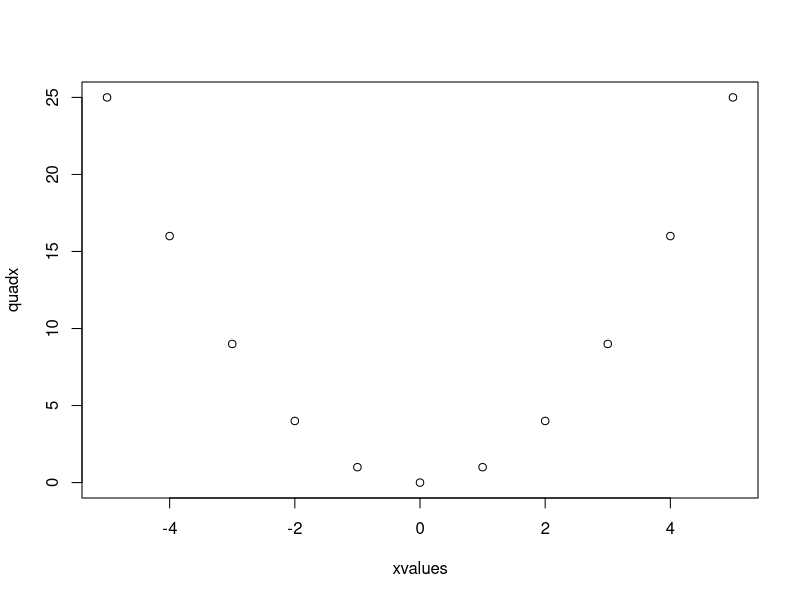
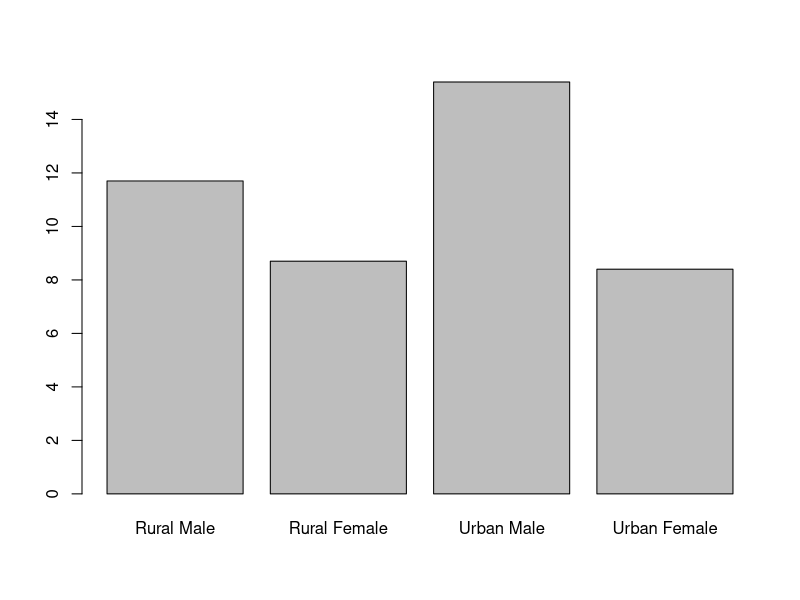
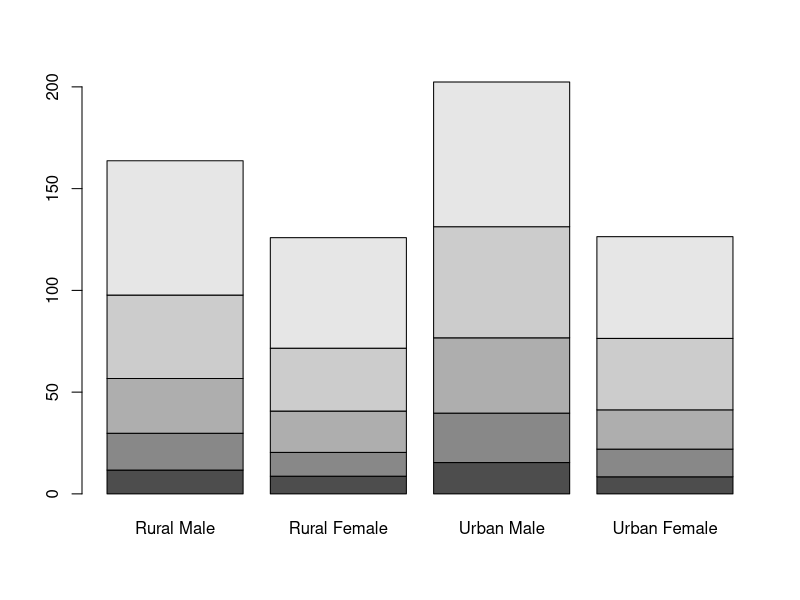
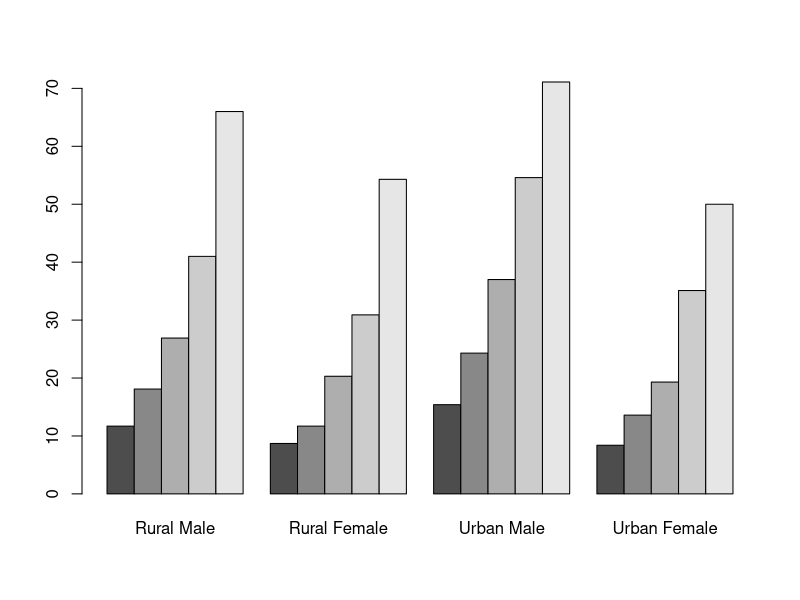
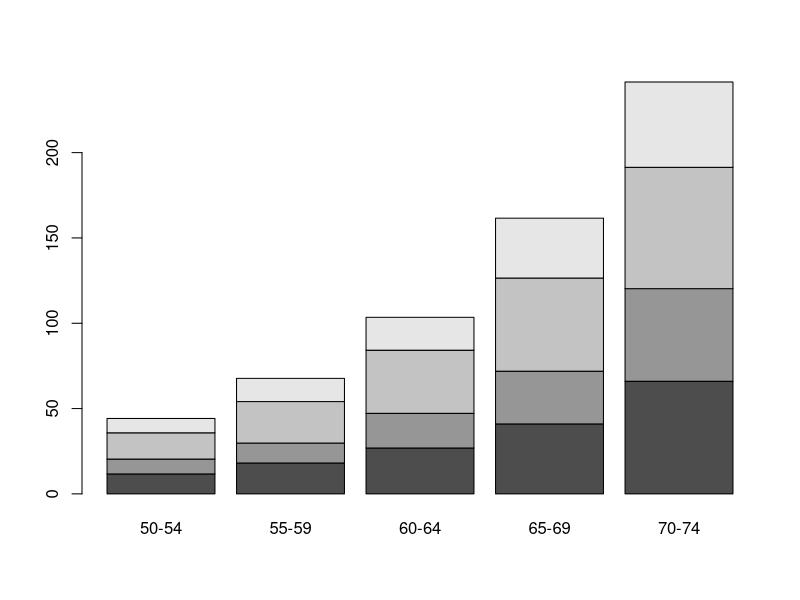
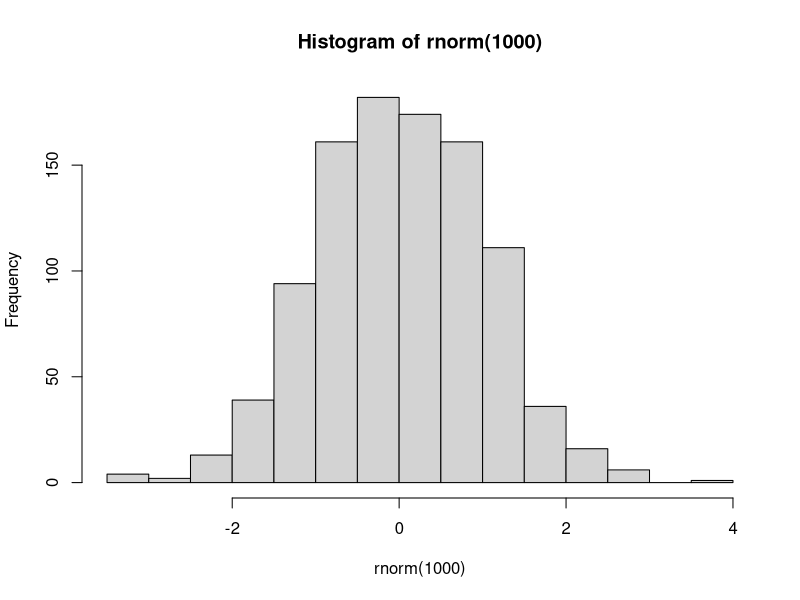
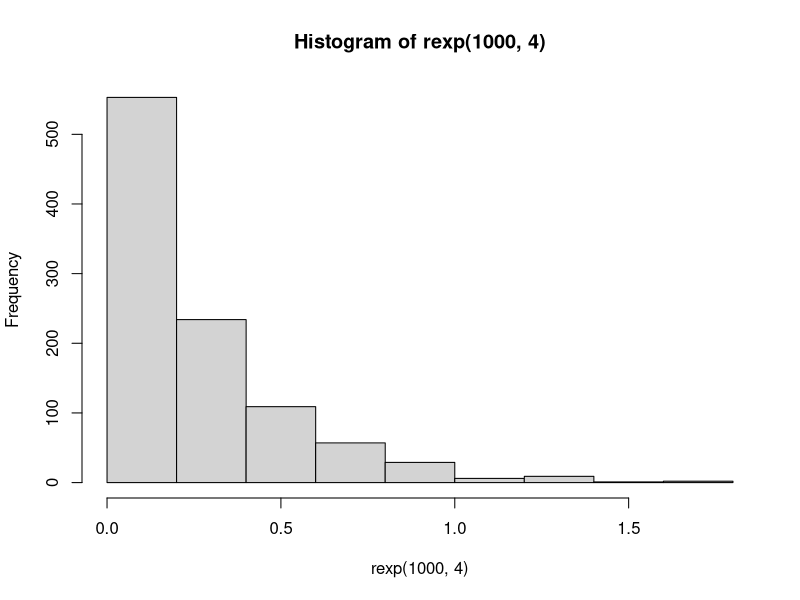
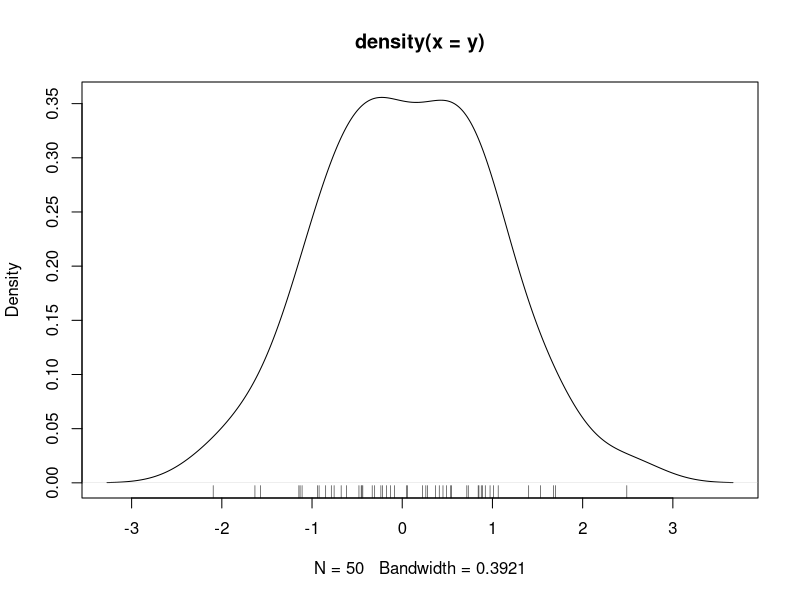

These figures' R source, in order:
## ---- chunk 1
#| echo: true 
#| eval: true
#| message: false
#| warning: false
#| error: true 

xvalues <- -5:5
quadx <- xvalues^2
plot(xvalues,quadx, type="p")
## ---- chunk 2
#| echo: true 
#| eval: true
#| message: false
#| warning: false
#| error: true 

data(VADeaths)
help(VADeaths)
VADeaths[1,]
barplot(VADeaths[1,])
VADeaths
barplot(VADeaths)
barplot(VADeaths,beside = TRUE)
t(VADeaths)
barplot(t(VADeaths))
## ---- chunk 3
#| echo: true 
#| eval: true
#| message: false
#| warning: false
#| error: true 

rnorm(10)
## ---- chunk 4
#| echo: true 
#| eval: true
#| message: false
#| warning: false
#| error: true 

hist(rnorm(1000))
## ---- chunk 5
#| echo: true 
#| eval: true
#| message: false
#| warning: false
#| error: true 

hist(rexp(1000,4))
## ---- chunk 6
#| echo: true 
#| eval: true
#| message: false
#| warning: false
#| error: true 

y <- rnorm(50)
plot(density(y))
rug(y)
## ---- chunk 7
#| echo: true 
#| eval: true
#| message: false
#| warning: false
#| error: true 

data(OrchardSprays)
help(OrchardSprays)
boxplot(decrease ~ treatment, data = OrchardSprays)
boxplot(decrease ~ treatment, data = OrchardSprays, horizontal = TRUE)
boxplot(decrease ~ treatment, data = OrchardSprays,
        log="y", col="bisque")
## ---- chunk 8
#| echo: true 
#| eval: true
#| message: false
#| warning: false
#| error: true 

qqnorm(OrchardSprays$decrease)
qqnorm(log(OrchardSprays$decrease))
## ---- chunk 9
#| echo: false 
#| eval: true
#| message: false
#| warning: false
#| error: true 

data(OrchardSprays)
## ---- chunk 10
#| echo: true 
#| eval: true
#| message: false
#| warning: false
#| error: true 

lambda <- 1 / mean(OrchardSprays$decrease)
lambda
## ---- chunk 11
#| echo: true 
#| eval: true
#| message: false
#| warning: false
#| error: true 

n <- length(OrchardSprays$decrease)
prob.grid <- ppoints(n)
qqplot(qexp(prob.grid,rate=lambda), OrchardSprays$decrease)
## ---- chunk 12
#| echo: true 
#| eval: true
#| message: false
#| warning: false
#| error: true 

data(USArrests)
help(USArrests)
matplot(USArrests, type = "l")
## ---- chunk 13
#| echo: true 
#| eval: true
#| message: false
#| warning: false
#| error: true 

pairs(USArrests)
## ---- chunk 14
#| echo: true 
#| eval: true
#| message: false
#| warning: false
#| error: true 

require(car)
scatterplotMatrix(USArrests, diagonal = "density")
## ---- chunk 15
#| echo: true 
#| eval: true
#| message: false
#| warning: false
#| error: true 

data(iris)
names(iris)
plot(iris$Sepal.Length,iris$Petal.Length)
coplot(Sepal.Length ~ Sepal.Length | Species, data = iris)
## ---- chunk 16
#| echo: true 
#| eval: true
#| message: false
#| warning: false
#| error: true 

data(swiss)
names(swiss)
coplot(Fertility ~ Education | Agriculture, data=swiss, overlap = 0)
coplot(Fertility ~ Education | Agriculture, data=swiss, overlap = 0.5)
coplot(Fertility ~ Education | Agriculture, data=swiss, overlap = 0.5,
       panel = panel.smooth)
## ---- chunk 17
#| echo: true 
#| eval: true
#| message: false
#| warning: false
#| error: true 

class(OrchardSprays)
plot(OrchardSprays)
data(state)
class(state.division)
plot(state.division)
## ---- chunk 18
#| echo: true 
#| eval: true
#| message: false
#| warning: false
#| error: true 

xvalues <- -5:5
quadx <- xvalues^2
plot(xvalues, quadx, type = "b", main = "Title",
     sub = "subtitle", xlab = "x", ylab = "x squared",
     col.main = "green", col = "blue", lty = 2, pch = "*",
     lwd = 3, cex = 3)
plot(xvalues, quadx, xlim=c(-10,10))
plot(xvalues, quadx, xlim=c(-10,10),axes=FALSE)
## ---- chunk 19
#| echo: true 
#| eval: true
#| message: false
#| warning: false
#| error: true 

boxplot(decrease ~ treatment, data = OrchardSprays,
        log = "y", col = "lightblue", notch = TRUE)
## ---- chunk 20
#| echo: true 
#| eval: true
#| message: false
#| warning: false
#| error: true 

data(morley)
plot(morley$Expt,morley$Speed)
## ---- chunk 21
#| echo: true 
#| eval: true
#| message: false
#| warning: false
#| error: true 

plot(jitter(morley$Expt),morley$Speed)
## ---- chunk 22
#| echo: true 
#| eval: true
#| message: false
#| warning: false
#| error: true 

sunflowerplot(morley$Expt,morley$Speed)
## ---- chunk 23
#| echo: true 
#| eval: true
#| message: false
#| warning: false
#| error: true 

morley.agg <- sunflowerplot(morley$Expt,morley$Speed,col=0,seg.col=0)
text(x=morley.agg$x,y=morley.agg$y,labels=morley.agg$number)
## ---- chunk 24
#| echo: true 
#| eval: true
#| message: false
#| warning: false
#| error: true 

data(mtcars)
plot(mtcars$wt,mtcars$mpg)
## ---- chunk 25
#| echo: true 
#| eval: true
#| message: false
#| warning: false
#| error: true 

fourcyl <- mtcars$cyl == 4
sixcyl <- mtcars$cyl == 6
eightcyl <- mtcars$cyl == 8
## ---- chunk 26
#| echo: true 
#| eval: true
#| message: false
#| warning: false
#| error: true 

plot(mtcars$wt,mtcars$mpg, type = "n")
points(mtcars$wt[fourcyl],mtcars$mpg[fourcyl],pch="+",col="blue")
points(mtcars$wt[sixcyl],mtcars$mpg[sixcyl],pch="o",col="red")
points(mtcars$wt[eightcyl],mtcars$mpg[eightcyl],pch="x",col="magenta")
## ---- chunk 27
#| echo: true 
#| eval: true
#| message: false
#| warning: false
#| error: true 

abline(h=median(mtcars[,"mpg"]), col="green")
legend(4,34.0, legend = c("Four Cylinder", "Six Cylinder", "Eight Cylinder"),
       col = c("blue","red","magenta"), pch = c("+","o","x"))
## ---- chunk 28
#| echo: true 
#| eval: true
#| message: false
#| warning: false
#| error: true 

plot(xvalues,quadx,axes = FALSE)
axis(side=1,pos=0,at=c(-5,0,5))
axis(side=2,pos=0,at=c(0,5,10,15,20,25),
     labels = c("","5","10","15","20","25"), las = 1)
box()
## ---- chunk 29
#| echo: true 
#| eval: true
#| message: false
#| warning: false
#| error: true 

plot(mtcars$wt,mtcars$mpg)
plot(xvalues,quadx,type = "b")
